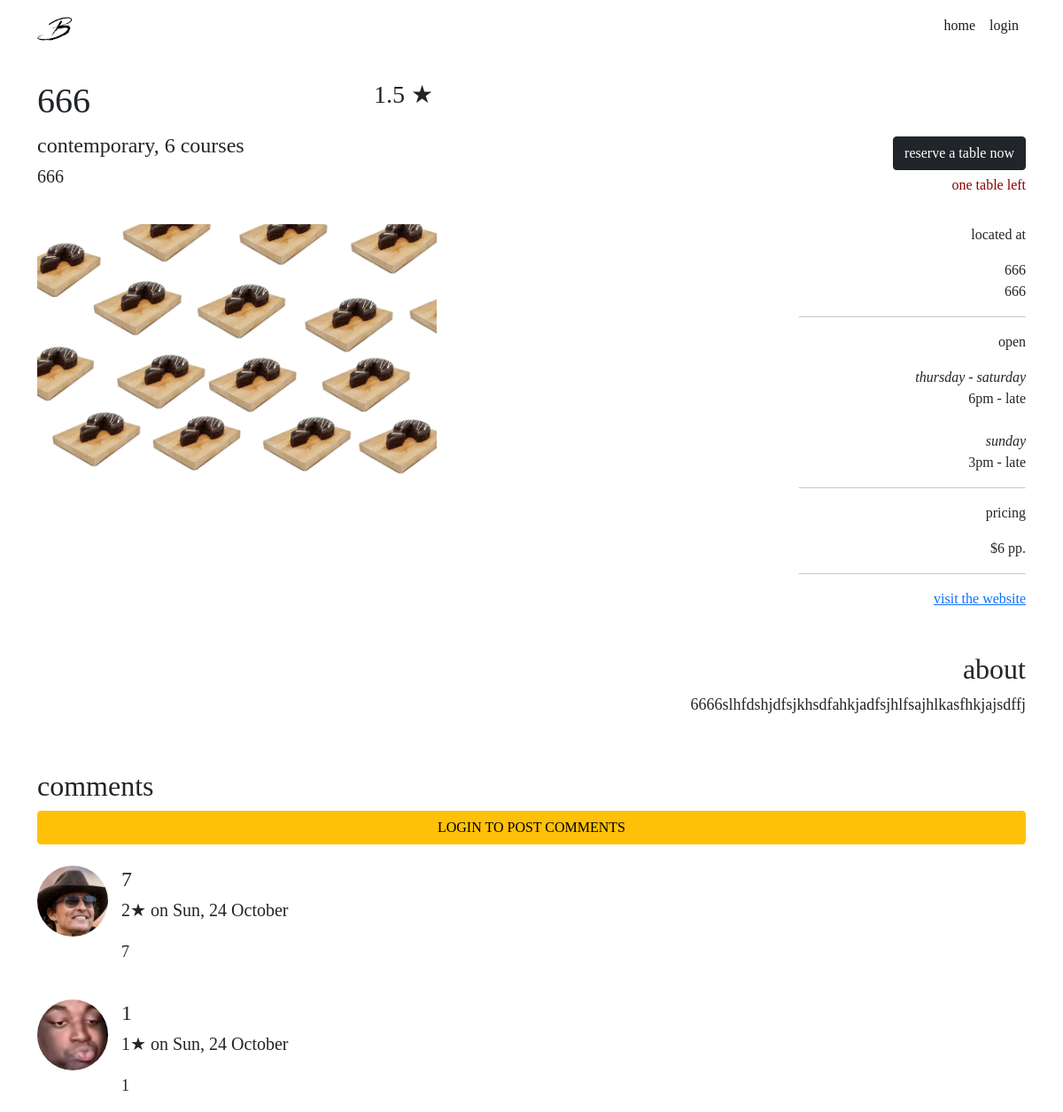
Page /restaurants/2 on the committed database.
### website/models.py (models this page shows, shortened)
class Restaurant(db.Model):
    __tablename__ = 'restaurants'
    __table_args__ = {'extend_existing': True}
    restaurant_id = db.Column(db.Integer, primary_key=True)
    name = db.Column(db.String(100), nullable=False)
    street = db.Column(db.String(150), nullable=False)
    suburb = db.Column(db.String(50), nullable=False)
    max_reservations = db.Column(db.Integer)
    caption = db.Column(db.String(200), nullable=False)
    description = db.Column(db.String(400), nullable=False)
    price = db.Column(db.Integer)
    cuisine_type = db.Column(db.String(30), nullable=False)
    num_courses = db.Column(db.Integer, nullable=False)
    website = db.Column(db.String(400))
    image = db.Column(db.String(400), nullable=False)
    comments = db.relationship('Comment', backref='restaurant')
    statuses = db.relationship('RestaurantStatus', backref='restaurant')
    reservations = db.relationship('Reservation', backref='restaurant')

class Comment(db.Model):
    __tablename__ = 'comments'
    comment_id = db.Column(db.Integer, primary_key=True)
    text = db.Column(db.String(400))
    post_date = db.Column(db.DateTime, default=datetime.now())
    user_rating = db.Column(db.Integer, nullable=False)
    user_id = db.Column(db.Integer, db.ForeignKey('users.id'))
    restaurant_id = db.Column(db.Integer, db.ForeignKey('restaurants.restaurant_id'))

class User(db.Model, UserMixin):
    __tablename__ = 'users'  # good practice to specify table name
    __table_args__ = {'extend_existing': True}
    id = db.Column(db.Integer, primary_key=True)
    name = db.Column(db.String(100), index=True, unique=True, nullable=False)
    password_hash = db.Column(db.String(255), nullable=False)
    email = db.Column(db.String(100), index=True, nullable=False)
    phone_number = db.Column(db.String(10), nullable=True)
    image = db.Column(db.String(400), nullable=False, default="/static/image/account.png")
    comments = db.relationship('Comment', backref='user')
    reservations = db.relationship('Reservation', backref='user')

### website/views.py (the view)
@restaurant_bp.route('/<id>')
def restaurant(id):
    comment_form = CommentForm()
    restaurant = Restaurant.query.filter_by(restaurant_id = id).first()
    return render_template("restaurant.html", restaurant=restaurant, comment_form=comment_form)

### website/templates/restaurant.html (shortened to what this page needs)
{% extends 'base.html' %}
{% block content %}
<div class="container">
    <div class="row mt-4 mb-1">
        <div class="col-lg-4 col-sm-4">
            <h1>{{ restaurant.name }}</h1>
        </div>
        <div class="col-lg-8 col-sm-8 rating">
            {% set average = [] %}
            <h3> {% if average|count > 0 %}
                {{ average | sum / average | count}}
                {% else %}
                3
                {% endif %}&#9733;</h3>
        </div>
    </div>
    <div class="row">
        <div class="col-lg-4 col-sm-6">
            <h4>{{ restaurant.cuisine_type}}, {{restaurant.num_courses}} courses</h4>
            <h5>{{ restaurant.caption }}</h5>
        </div>
        <div class="col-lg-8 col-sm-6 btn-align mt-1">
            <button type="button" class="btn btn-dark modalBtn" data-bs-toggle="modal" data-bs-target="#bookingModal">
                reserve a table now
            </button>
            <p class="seat-alert">one table left</p>
        </div>
    </div>
    <div class="row mt-3 mb-3">
        <div class="col-lg-5 col-sm-6">
            <img src="{{ restaurant.image }}" class="img-fluid">
        </div>
        <div class="col-lg-7 col-sm-6 info-align mt-3 mt-xl-0">
            <p class="info-heading">
                located at
            </p>
            <p>
                {{ restaurant.street }}<br> {{ restaurant.suburb }}
            </p>
            <hr class="info-line">
            <p class="info-heading">
                open
            </p>
            <p>
                <i>thursday - saturday</i>
                <br>6pm - late
                <br><br><i>sunday</i>
                <br>3pm - late
            </p>
            <hr class="info-line">
            <p class="info-heading">
                pricing
            </p>
            <p>
                ${{ restaurant.price }} pp.
            </p>
            <hr class="info-line">
            <a href="{{ restaurant.website}}">visit the website</a>
            <br><br><br>
            <h2 align="right">about</h2>
            <p class="about">
                {{ restaurant.description }}<br><br>
            </p>
        </div>
    </div>
</div>
<div class="container">
    <div class="row mt-1">
        <div class="col-lg-2">
            <h2>comments</h2>
        </div>
    </div>
    {% if current_user.is_authenticated %}
    <form method="post" action="{{url_for('restaurants.restaurant', id=restaurant.restaurant_id)}}/comment">
        {{ comment_form.csrf_token }}
        <div class="row mt-3 mb-2">
            <div class="col-10">
                {{comment_form.text.label (class="form-label") }}
                {{comment_form.text (class="form-control")}}
            </div>
        </div>
        <div class="col-6 col-sm-3">
            {{comment_form.user_rating.label (class="form-label") }}
            {{comment_form.user_rating (class="form-control")}}
        </div>
        <div class="col-6 col-sm-3">
            {{ comment_form.submit (class="btn btn-outline-dark my-2") }}
        </div>
    </form>
    {% else %}
    <div class="d-grid gap-2">
        <a class="btn btn-warning bg-warning" type="button" href="{{ url_for('auth.login') }}">LOGIN TO POST
            COMMENTS</a>
    </div>
    {% endif %}
    {% for comment in restaurant.comments %}
    <div class="row mt-4">
        <div class="col-lg-1 col-sm-2">
            <img src="{{ comment.user.image }}" class="avatar">
        </div>
        <div class="col-xl-11 col-lg-12 col-sm-10 mt-2 mt-xl-0 ">
            <h4 class="comment-author"> {{ comment.user.name }} </h4>
            <h5>{{ comment.user_rating }}&#9733; on {{ comment.post_date.strftime("%a, %d %B") }} </h5>
        </div>
    </div>
    <div class="row mt-1">
        <div class="col-lg-1 col-sm-2">
        </div>
        <div class="col-xl-11 col-lg-12 col-sm-10">
            <p class="comment">
                {{ comment.text }}
            </p>
        </div>
    </div>
    {% endfor %}
</div>
{% endblock %}

### website/templates/base.html (shortened to what this page needs)
<!DOCTYPE html>
<html lang="en">
<head>
    <link href="https://cdn.jsdelivr.net/npm/bootstrap@5.0.0-beta3/dist/css/bootstrap.min.css" rel="stylesheet"
>
    <link rel="stylesheet" href="../static/css/stylesheet.css">
</head>
<main>
    <body>
        <header>
            <nav class="navbar navbar-expand-sm navbar-light">
                <div class="container">
                    <a class="navbar-brand" href="{{url_for('main.index')}}">
                        <img src=" ../static/image/logo.png" width="40" height="40">
                    </a>
                    <div class="collapse navbar-collapse" id="navbarNavDropdown">
                        <div class="navbar-nav ms-auto mb-2">
                            <a class="nav-link active" href="{{url_for('main.index')}}">home</a>
                            {% if current_user.is_authenticated %}
                            <a class="nav-link active" href="{{url_for('main.bookings')}}">view booking history</a>
                            <a class="nav-link disabled" tabindex="-1">welcome {{current_user.name}}</a>
                            <a class="nav-item nav-link" href="{{ url_for('auth.logout') }}">log out</a>
                            {% else %}
                            <a class="nav-link active" href="{{url_for('auth.login')}}">login</a>
                            {% endif %}
                        </div>
                    </div>
                </div>
            </nav>
        </header>
        {% import "bootstrap/wtf.html" as wtf %}
        {% block content %}
        {% endblock %}
    </body>
</main>
</html>

### website/static/css/stylesheet.css (style rules this page uses)
body { font-family: Didot, Palatino, Perpetua, serif; }
.avatar { width: 80px; height: 80px; border-radius: 50%; object-fit: cover; }
.btn-align { text-align: right }
.comment-author { margin-top: 1px; font-weight: 400; }
.info-align { text-align: right; }
.info-line { width: 40%; transform: translateX(150%); }
.modalBtn { position: relative; }
p.info-heading { font-weight: 500; }
p.about { text-align: right; margin-left: auto; font-size: 18px; }
p.comment { font-size: 18px; }
p.seat-alert { color: darkred; margin-top: 5px; }
.rating { text-align: left; }

### rows in the picture
Restaurant: name "666", cuisine_type "contemporary", num_courses "6", caption "666", street "666", suburb "666", price "6", description "6666slhfdshjdfsjkhsdfahkjadfsjhlfsajhlkasfhkjajsdffj"
Comment: shows a picture, user.name "7", user_rating "2", post_date "Sun, 24 October", text "7"
Comment: user.image (picture), user.name "1", user_rating "1", post_date "Sun, 24 October", text "1"

### other values in the picture
{{ average | sum / average | count }} "1.5"
